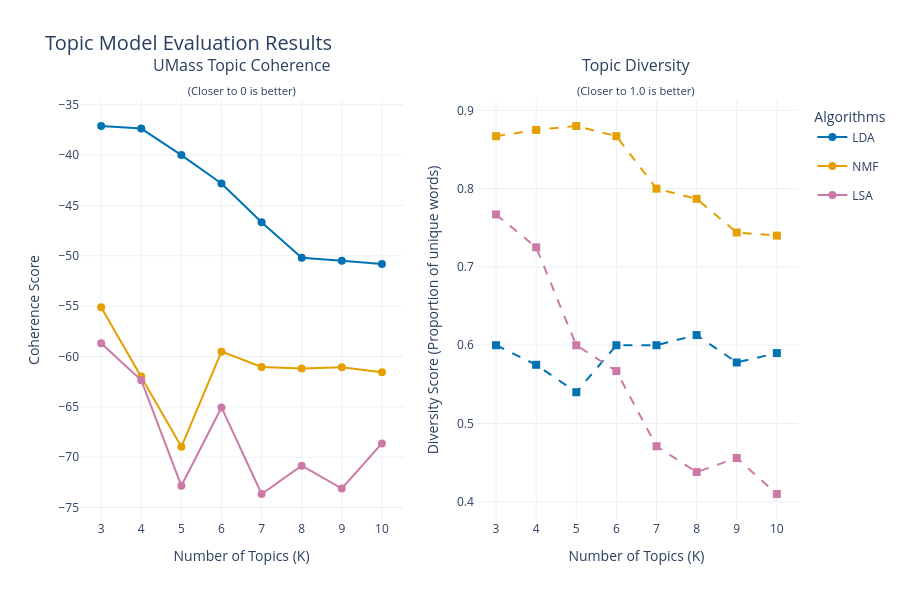

Notebook source saved alongside this figure:
### Code cell
import numpy as np
import pandas as pd
import plotly.graph_objects as go
from plotly.subplots import make_subplots
from joblib import Parallel, delayed
from sklearn.decomposition import LatentDirichletAllocation, NMF, TruncatedSVD

print("Initializing High-Performance Parallel Topic Model Evaluator...")

# CONFIGURATION
# Define the range of 'K' (number of topics) to test
TOPIC_RANGE = [3, 4, 5, 6, 7, 8, 9, 10]
ALGORITHMS = ['LDA', 'NMF', 'LSA']
NO_TOP_WORDS = 10 # Number of words to evaluate for Coherence and Diversity

# Pre-calculate a binary Document-Term matrix. 
binary_bow_matrix = (bow_matrix > 0).astype(int)

# CUSTOM EVALUATION METRICS 
def calculate_diversity(topic_words_list):
    """
    Calculates Topic Diversity.
    Formula: (Number of unique words across all topics) / (Total words extracted)
    Range: 0.0 to 1.0 (Higher is better)
    """
    all_words = []
    for words in topic_words_list:
        all_words.extend(words)
    unique_words = set(all_words)
    return len(unique_words) / len(all_words)

def calculate_umass_coherence(topic_words_indices, binary_matrix):
    """
    Calculates UMass Coherence directly from the binary Bag of Words matrix.
    It checks how often the top words co-occur in the actual lyrics.
    (Closer to 0 is better, highly negative means poor coherence).
    """
    coherence_score = 0.0
    num_topics = len(topic_words_indices)
    
    for word_indices in topic_words_indices:
        topic_score = 0.0
        # Iterate over all word pairs (w_i, w_j) in the top words
        for i in range(1, len(word_indices)):
            for j in range(i):
                w_i = word_indices[i]
                w_j = word_indices[j]
                
                # Document frequency of w_j
                doc_freq_j = binary_matrix[:, w_j].sum()
                # Co-document frequency of w_i and w_j
                # Using sparse matrix dot product for speed
                co_doc_freq = binary_matrix[:, w_i].T.dot(binary_matrix[:, w_j])[0, 0]
                
                # UMass formula with +1 smoothing to avoid log(0)
                if doc_freq_j > 0:
                    topic_score += np.log((co_doc_freq + 1.0) / doc_freq_j)
                    
        coherence_score += topic_score
        
    return coherence_score / num_topics

# PARALLEL WORKER FUNCTION
def train_and_evaluate(algo_name, k, bow_mat, tfidf_mat, feature_names, binary_mat):
    """
    This is the core function that will be shipped to each CPU thread.
    """
    # Initialize the correct model based on the name
    if algo_name == 'LDA':
        model = LatentDirichletAllocation(n_components=k, random_state=42, max_iter=10)
        matrix_to_use = bow_mat # LDA must use BoW
    elif algo_name == 'NMF':
        model = NMF(n_components=k, random_state=42, init='nndsvd', max_iter=200)
        matrix_to_use = tfidf_mat # NMF uses TF-IDF
    elif algo_name == 'LSA':
        model = TruncatedSVD(n_components=k, random_state=42)
        matrix_to_use = tfidf_mat # LSA uses TF-IDF
        
    # Train the model
    model.fit(matrix_to_use)
    
    # Extract top words indices for metrics
    topic_words_indices = []
    topic_words_strings = []
    
    for topic in model.components_:
        # Get top indices
        top_indices = topic.argsort()[:-NO_TOP_WORDS - 1:-1]
        topic_words_indices.append(top_indices)
        
        # Get top actual string words for diversity
        top_strings = [feature_names[i] for i in top_indices]
        topic_words_strings.append(top_strings)
        
    # Calculate Custom Metrics
    diversity = calculate_diversity(topic_words_strings)
    coherence = calculate_umass_coherence(topic_words_indices, binary_mat)
    
    # Return a dictionary of results for this specific run
    return {
        'Algorithm': algo_name,
        'K_Topics': k,
        'Diversity': round(diversity, 3),
        'Coherence': round(coherence, 3)
    }

# EXECUTE PARALLEL GRID SEARCH 
print(f"Distributing tasks across all CPU cores (n_jobs=-1)...")
# Build the task list
tasks = [(algo, k) for algo in ALGORITHMS for k in TOPIC_RANGE]

# Run the tasks in parallel
# n_jobs=-1 tells joblib to use 100% of available CPU cores
results = Parallel(n_jobs=-1, verbose=0)(
    delayed(train_and_evaluate)(
        algo, k, bow_matrix, tfidf_matrix, useful_features, binary_bow_matrix
    ) for algo, k in tasks
)

# Convert results to a clean Pandas DataFrame for easy reading
df_results = pd.DataFrame(results)
print("\n" + "="*50)
print("              EVALUATION COMPLETED")
print("="*50)
print(df_results.sort_values(by=['Algorithm', 'K_Topics']).to_string(index=False))


# VISUALIZE THE RESULTS (Plotly)
print("\nGenerazione della dashboard interattiva...")

# Colorblind-Friendly palette
colors = {'LDA': '#0072B2', 'NMF': '#E69F00', 'LSA': '#CC79A7'}

# Initialize a figure with two side-by-side subplots
fig = make_subplots(
    rows=1, cols=2,
    subplot_titles=(
        'UMass Topic Coherence<br><sub>(Closer to 0 is better)</sub>', 
        'Topic Diversity<br><sub>(Closer to 1.0 is better)</sub>'
    ),
    horizontal_spacing=0.1
)

# Populate the subplots with lines and markers for each algorithm
for algo in ALGORITHMS:
    subset = df_results[df_results['Algorithm'] == algo]
    
    # Graph 1: Coherence
    fig.add_trace(go.Scatter(
        x=subset['K_Topics'], 
        y=subset['Coherence'],
        mode='lines+markers',
        name=algo,
        line=dict(color=colors[algo], width=2),
        marker=dict(symbol='circle', size=8),
        legendgroup=algo,
        hovertemplate="<b>%{text}</b><br>K: %{x}<br>Coherence: %{y:.3f}<extra></extra>",
        text=[algo] * len(subset)
    ), row=1, col=1)
    
    # Graph 2: Diversity
    fig.add_trace(go.Scatter(
        x=subset['K_Topics'], 
        y=subset['Diversity'],
        mode='lines+markers',
        name=algo,
        line=dict(color=colors[algo], width=2, dash='dash'),
        marker=dict(symbol='square', size=8),
        legendgroup=algo,
        showlegend=False, 
        hovertemplate="<b>%{text}</b><br>K: %{x}<br>Diversity: %{y:.3f}<extra></extra>",
        text=[algo] * len(subset)
    ), row=1, col=2)

fig.update_layout(
    title_text="Topic Model Evaluation Results",
    title_font_size=20,
    height=600,
    template="plotly_white",
    legend=dict(
        title="Algorithms",
        yanchor="top", y=0.99,
        xanchor="left", x=1.02
    ),
    hovermode="x unified"
)

# Axes Labels
fig.update_xaxes(title_text="Number of Topics (K)", tickmode='linear', dtick=1, row=1, col=1)
fig.update_xaxes(title_text="Number of Topics (K)", tickmode='linear', dtick=1, row=1, col=2)

fig.update_yaxes(title_text="Coherence Score", row=1, col=1)
fig.update_yaxes(title_text="Diversity Score (Proportion of unique words)", row=1, col=2)

# Show the interactive plot
fig.show()

### Figure 1 — Plotly figure (JSON) as saved in the notebook; plotly's stock layout.template omitted (floating-point values rounded to 4 significant figures)
{"data": [{"hovertemplate": "<b>%{text}</b><br>K: %{x}<br>Coherence: %{y:.3f}<extra></extra>", "legendgroup": "LDA", "line": {"color": "#0072B2", "width": 2}, "marker": {"size": 8, "symbol": "circle"}, "mode": "lines+markers", "name": "LDA", "text": ["LDA", "LDA", "LDA", "LDA", "LDA", "LDA", "LDA", "LDA"], "type": "scatter", "x": [3, 4, 5, 6, 7, 8, 9, 10], "xaxis": "x", "y": [-37.11, -37.36, -40.0, -42.82, -46.67, -50.19, -50.48, -50.82], "yaxis": "y"}, {"hovertemplate": "<b>%{text}</b><br>K: %{x}<br>Diversity: %{y:.3f}<extra></extra>", "legendgroup": "LDA", "line": {"color": "#0072B2", "dash": "dash", "width": 2}, "marker": {"size": 8, "symbol": "square"}, "mode": "lines+markers", "name": "LDA", "showlegend": false, "text": ["LDA", "LDA", "LDA", "LDA", "LDA", "LDA", "LDA", "LDA"], "type": "scatter", "x": [3, 4, 5, 6, 7, 8, 9, 10], "xaxis": "x2", "y": [0.6, 0.575, 0.54, 0.6, 0.6, 0.613, 0.578, 0.59], "yaxis": "y2"}, {"hovertemplate": "<b>%{text}</b><br>K: %{x}<br>Coherence: %{y:.3f}<extra></extra>", "legendgroup": "NMF", "line": {"color": "#E69F00", "width": 2}, "marker": {"size": 8, "symbol": "circle"}, "mode": "lines+markers", "name": "NMF", "text": ["NMF", "NMF", "NMF", "NMF", "NMF", "NMF", "NMF", "NMF"], "type": "scatter", "x": [3, 4, 5, 6, 7, 8, 9, 10], "xaxis": "x", "y": [-55.11, -61.99, -68.97, -59.52, -61.04, -61.19, -61.07, -61.57], "yaxis": "y"}, {"hovertemplate": "<b>%{text}</b><br>K: %{x}<br>Diversity: %{y:.3f}<extra></extra>", "legendgroup": "NMF", "line": {"color": "#E69F00", "dash": "dash", "width": 2}, "marker": {"size": 8, "symbol": "square"}, "mode": "lines+markers", "name": "NMF", "showlegend": false, "text": ["NMF", "NMF", "NMF", "NMF", "NMF", "NMF", "NMF", "NMF"], "type": "scatter", "x": [3, 4, 5, 6, 7, 8, 9, 10], "xaxis": "x2", "y": [0.867, 0.875, 0.88, 0.867, 0.8, 0.787, 0.744, 0.74], "yaxis": "y2"}, {"hovertemplate": "<b>%{text}</b><br>K: %{x}<br>Coherence: %{y:.3f}<extra></extra>", "legendgroup": "LSA", "line": {"color": "#CC79A7", "width": 2}, "marker": {"size": 8, "symbol": "circle"}, "mode": "lines+markers", "name": "LSA", "text": ["LSA", "LSA", "LSA", "LSA", "LSA", "LSA", "LSA", "LSA"], "type": "scatter", "x": [3, 4, 5, 6, 7, 8, 9, 10], "xaxis": "x", "y": [-58.69, -62.36, -72.84, -65.06, -73.65, -70.84, -73.11, -68.63], "yaxis": "y"}, {"hovertemplate": "<b>%{text}</b><br>K: %{x}<br>Diversity: %{y:.3f}<extra></extra>", "legendgroup": "LSA", "line": {"color": "#CC79A7", "dash": "dash", "width": 2}, "marker": {"size": 8, "symbol": "square"}, "mode": "lines+markers", "name": "LSA", "showlegend": false, "text": ["LSA", "LSA", "LSA", "LSA", "LSA", "LSA", "LSA", "LSA"], "type": "scatter", "x": [3, 4, 5, 6, 7, 8, 9, 10], "xaxis": "x2", "y": [0.767, 0.725, 0.6, 0.567, 0.471, 0.438, 0.456, 0.41], "yaxis": "y2"}], "layout": {"annotations": [{"font": {"size": 16}, "showarrow": false, "text": "UMass Topic Coherence<br><sub>(Closer to 0 is better)</sub>", "x": 0.225, "xanchor": "center", "xref": "paper", "y": 1, "yanchor": "bottom", "yref": "paper"}, {"font": {"size": 16}, "showarrow": false, "text": "Topic Diversity<br><sub>(Closer to 1.0 is better)</sub>", "x": 0.775, "xanchor": "center", "xref": "paper", "y": 1, "yanchor": "bottom", "yref": "paper"}], "height": 600, "hovermode": "x unified", "legend": {"title": {"text": "Algorithms"}, "x": 1.02, "xanchor": "left", "y": 0.99, "yanchor": "top"}, "title": {"font": {"size": 20}, "text": "Topic Model Evaluation Results"}, "xaxis": {"anchor": "y", "domain": [0, 0.45], "dtick": 1, "tickmode": "linear", "title": {"text": "Number of Topics (K)"}}, "xaxis2": {"anchor": "y2", "domain": [0.55, 1], "dtick": 1, "tickmode": "linear", "title": {"text": "Number of Topics (K)"}}, "yaxis": {"anchor": "x", "domain": [0, 1], "title": {"text": "Coherence Score"}}, "yaxis2": {"anchor": "x2", "domain": [0, 1], "title": {"text": "Diversity Score (Proportion of unique words)"}}}}
